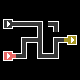

Below is a game level as drawn by its tile map, then a one-line description and the .tmx file that defines it, in full:
An orthogonal 5x5 tile map with 16x16 px tiles, 1 tile layer (Tile Layer 1).

<map version="1.10" tiledversion="1.11.2" orientation="orthogonal" renderorder="right-down" width="5" height="5" tilewidth="16" tileheight="16" infinite="0" nextlayerid="2" nextobjectid="1">
 <tileset firstgid="1" source="pipes.tsx" />
 <layer id="1" name="Tile Layer 1" width="5" height="5">
  <data encoding="csv">
0,0,0,0,0,
17,1,2684354562,2684354562,0,
0,2,2684354564,2,3221225507,
18,3221225474,1610612738,3221225474,0,
0,0,0,0,0
</data>
 </layer>
</map>